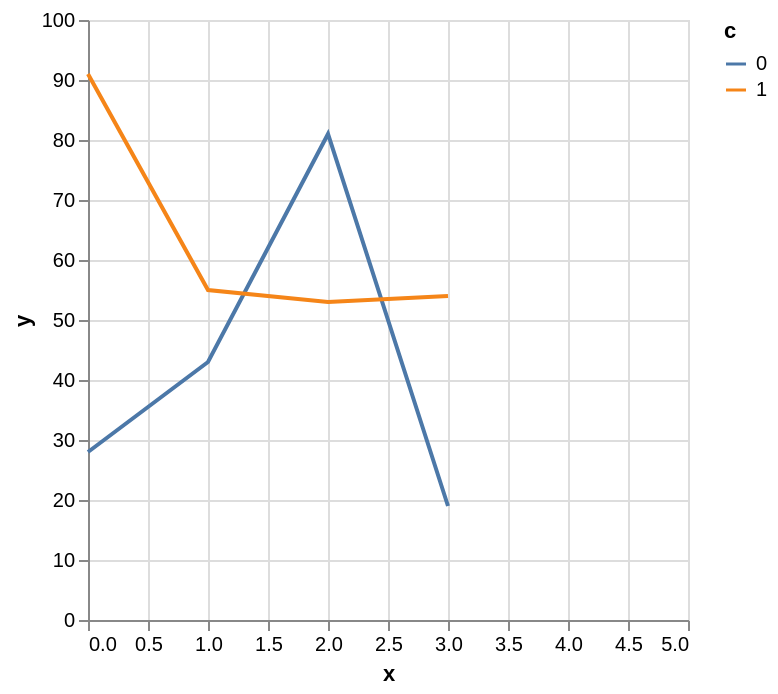

Specify this chart in Vega-Lite:
### Vega-Lite specification from a JSON file in a GitHub repository (floating-point values rounded to 4 significant figures)
{"$schema": "https://vega.github.io/schema/vega-lite/v2.json", "data": {"values": [{"x": 0, "y": 28, "c": 0}, {"x": 0, "y": 91, "c": 1}, {"x": 1, "y": 43, "c": 0}, {"x": 1, "y": 55, "c": 1}, {"x": 2, "y": 81, "c": 0}, {"x": 2, "y": 53, "c": 1}, {"x": 3, "y": 19, "c": 0}]}, "transform": [{"impute": "y", "key": "x", "groupby": ["c"], "method": "mean", "frame": [-2, 2]}], "mark": "line", "encoding": {"x": {"field": "x", "type": "quantitative", "scale": {"nice": 1}}, "y": {"field": "y", "type": "quantitative"}, "color": {"field": "c", "type": "nominal"}}}
